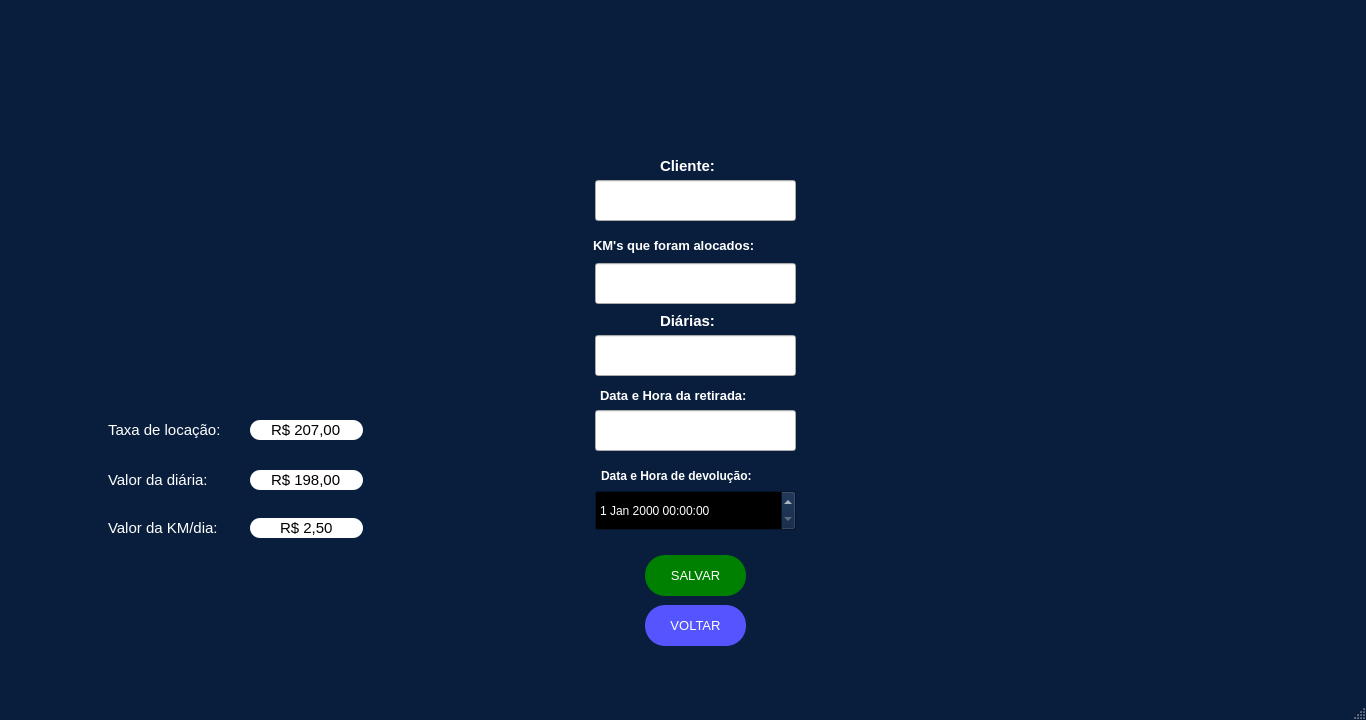
<?xml version="1.0" encoding="UTF-8"?>
<ui version="4.0">
 <class>MainWindow</class>
 <widget class="QMainWindow" name="MainWindow">
  <property name="geometry">
   <rect>
    <x>0</x>
    <y>0</y>
    <width>1366</width>
    <height>720</height>
   </rect>
  </property>
  <property name="minimumSize">
   <size>
    <width>1366</width>
    <height>720</height>
   </size>
  </property>
  <property name="maximumSize">
   <size>
    <width>1366</width>
    <height>720</height>
   </size>
  </property>
  <property name="palette">
   <palette>
    <active>
     <colorrole role="WindowText">
      <brush brushstyle="SolidPattern">
       <color alpha="255">
        <red>255</red>
        <green>255</green>
        <blue>255</blue>
       </color>
      </brush>
     </colorrole>
     <colorrole role="Button">
      <brush brushstyle="SolidPattern">
       <color alpha="255">
        <red>9</red>
        <green>30</green>
        <blue>61</blue>
       </color>
      </brush>
     </colorrole>
     <colorrole role="Light">
      <brush brushstyle="SolidPattern">
       <color alpha="255">
        <red>13</red>
        <green>45</green>
        <blue>91</blue>
       </color>
      </brush>
     </colorrole>
     <colorrole role="Midlight">
      <brush brushstyle="SolidPattern">
       <color alpha="255">
        <red>11</red>
        <green>37</green>
        <blue>76</blue>
       </color>
      </brush>
     </colorrole>
     <colorrole role="Dark">
      <brush brushstyle="SolidPattern">
       <color alpha="255">
        <red>4</red>
        <green>15</green>
        <blue>30</blue>
       </color>
      </brush>
     </colorrole>
     <colorrole role="Mid">
      <brush brushstyle="SolidPattern">
       <color alpha="255">
        <red>6</red>
        <green>20</green>
        <blue>41</blue>
       </color>
      </brush>
     </colorrole>
     <colorrole role="Text">
      <brush brushstyle="SolidPattern">
       <color alpha="255">
        <red>255</red>
        <green>255</green>
        <blue>255</blue>
       </color>
      </brush>
     </colorrole>
     <colorrole role="BrightText">
      <brush brushstyle="SolidPattern">
       <color alpha="255">
        <red>255</red>
        <green>255</green>
        <blue>255</blue>
       </color>
      </brush>
     </colorrole>
     <colorrole role="ButtonText">
      <brush brushstyle="SolidPattern">
       <color alpha="255">
        <red>255</red>
        <green>255</green>
        <blue>255</blue>
       </color>
      </brush>
     </colorrole>
     <colorrole role="Base">
      <brush brushstyle="SolidPattern">
       <color alpha="255">
        <red>0</red>
        <green>0</green>
        <blue>0</blue>
       </color>
      </brush>
     </colorrole>
     <colorrole role="Window">
      <brush brushstyle="SolidPattern">
       <color alpha="255">
        <red>9</red>
        <green>30</green>
        <blue>61</blue>
       </color>
      </brush>
     </colorrole>
     <colorrole role="Shadow">
      <brush brushstyle="SolidPattern">
       <color alpha="255">
        <red>0</red>
        <green>0</green>
        <blue>0</blue>
       </color>
      </brush>
     </colorrole>
     <colorrole role="AlternateBase">
      <brush brushstyle="SolidPattern">
       <color alpha="255">
        <red>4</red>
        <green>15</green>
        <blue>30</blue>
       </color>
      </brush>
     </colorrole>
     <colorrole role="ToolTipBase">
      <brush brushstyle="SolidPattern">
       <color alpha="255">
        <red>255</red>
        <green>255</green>
        <blue>220</blue>
       </color>
      </brush>
     </colorrole>
     <colorrole role="ToolTipText">
      <brush brushstyle="SolidPattern">
       <color alpha="255">
        <red>0</red>
        <green>0</green>
        <blue>0</blue>
       </color>
      </brush>
     </colorrole>
     <colorrole role="PlaceholderText">
      <brush brushstyle="SolidPattern">
       <color alpha="128">
        <red>255</red>
        <green>255</green>
        <blue>255</blue>
       </color>
      </brush>
     </colorrole>
    </active>
    <inactive>
     <colorrole role="WindowText">
      <brush brushstyle="SolidPattern">
       <color alpha="255">
        <red>255</red>
        <green>255</green>
        <blue>255</blue>
       </color>
      </brush>
     </colorrole>
     <colorrole role="Button">
      <brush brushstyle="SolidPattern">
       <color alpha="255">
        <red>9</red>
        <green>30</green>
        <blue>61</blue>
       </color>
      </brush>
     </colorrole>
     <colorrole role="Light">
      <brush brushstyle="SolidPattern">
       <color alpha="255">
        <red>13</red>
        <green>45</green>
        <blue>91</blue>
       </color>
      </brush>
     </colorrole>
     <colorrole role="Midlight">
      <brush brushstyle="SolidPattern">
       <color alpha="255">
        <red>11</red>
        <green>37</green>
        <blue>76</blue>
       </color>
      </brush>
     </colorrole>
     <colorrole role="Dark">
      <brush brushstyle="SolidPattern">
       <color alpha="255">
        <red>4</red>
        <green>15</green>
        <blue>30</blue>
       </color>
      </brush>
     </colorrole>
     <colorrole role="Mid">
      <brush brushstyle="SolidPattern">
       <color alpha="255">
        <red>6</red>
        <green>20</green>
        <blue>41</blue>
       </color>
      </brush>
     </colorrole>
     <colorrole role="Text">
      <brush brushstyle="SolidPattern">
       <color alpha="255">
        <red>255</red>
        <green>255</green>
        <blue>255</blue>
       </color>
      </brush>
     </colorrole>
     <colorrole role="BrightText">
      <brush brushstyle="SolidPattern">
       <color alpha="255">
        <red>255</red>
        <green>255</green>
        <blue>255</blue>
       </color>
      </brush>
     </colorrole>
     <colorrole role="ButtonText">
      <brush brushstyle="SolidPattern">
       <color alpha="255">
        <red>255</red>
        <green>255</green>
        <blue>255</blue>
       </color>
      </brush>
     </colorrole>
     <colorrole role="Base">
      <brush brushstyle="SolidPattern">
       <color alpha="255">
        <red>0</red>
        <green>0</green>
        <blue>0</blue>
       </color>
      </brush>
     </colorrole>
     <colorrole role="Window">
      <brush brushstyle="SolidPattern">
       <color alpha="255">
        <red>9</red>
        <green>30</green>
        <blue>61</blue>
       </color>
      </brush>
     </colorrole>
     <colorrole role="Shadow">
      <brush brushstyle="SolidPattern">
       <color alpha="255">
        <red>0</red>
        <green>0</green>
        <blue>0</blue>
       </color>
      </brush>
     </colorrole>
     <colorrole role="AlternateBase">
      <brush brushstyle="SolidPattern">
       <color alpha="255">
        <red>4</red>
        <green>15</green>
        <blue>30</blue>
       </color>
      </brush>
     </colorrole>
     <colorrole role="ToolTipBase">
      <brush brushstyle="SolidPattern">
       <color alpha="255">
        <red>255</red>
        <green>255</green>
        <blue>220</blue>
       </color>
      </brush>
     </colorrole>
     <colorrole role="ToolTipText">
      <brush brushstyle="SolidPattern">
       <color alpha="255">
        <red>0</red>
        <green>0</green>
        <blue>0</blue>
       </color>
      </brush>
     </colorrole>
     <colorrole role="PlaceholderText">
      <brush brushstyle="SolidPattern">
       <color alpha="128">
        <red>255</red>
        <green>255</green>
        <blue>255</blue>
       </color>
      </brush>
     </colorrole>
    </inactive>
    <disabled>
     <colorrole role="WindowText">
      <brush brushstyle="SolidPattern">
       <color alpha="255">
        <red>4</red>
        <green>15</green>
        <blue>30</blue>
       </color>
      </brush>
     </colorrole>
     <colorrole role="Button">
      <brush brushstyle="SolidPattern">
       <color alpha="255">
        <red>9</red>
        <green>30</green>
        <blue>61</blue>
       </color>
      </brush>
     </colorrole>
     <colorrole role="Light">
      <brush brushstyle="SolidPattern">
       <color alpha="255">
        <red>13</red>
        <green>45</green>
        <blue>91</blue>
       </color>
      </brush>
     </colorrole>
     <colorrole role="Midlight">
      <brush brushstyle="SolidPattern">
       <color alpha="255">
        <red>11</red>
        <green>37</green>
        <blue>76</blue>
       </color>
      </brush>
     </colorrole>
     <colorrole role="Dark">
      <brush brushstyle="SolidPattern">
       <color alpha="255">
        <red>4</red>
        <green>15</green>
        <blue>30</blue>
       </color>
      </brush>
     </colorrole>
     <colorrole role="Mid">
      <brush brushstyle="SolidPattern">
       <color alpha="255">
        <red>6</red>
        <green>20</green>
        <blue>41</blue>
       </color>
      </brush>
     </colorrole>
     <colorrole role="Text">
      <brush brushstyle="SolidPattern">
       <color alpha="255">
        <red>4</red>
        <green>15</green>
        <blue>30</blue>
       </color>
      </brush>
     </colorrole>
     <colorrole role="BrightText">
      <brush brushstyle="SolidPattern">
       <color alpha="255">
        <red>255</red>
        <green>255</green>
        <blue>255</blue>
       </color>
      </brush>
     </colorrole>
     <colorrole role="ButtonText">
      <brush brushstyle="SolidPattern">
       <color alpha="255">
        <red>4</red>
        <green>15</green>
        <blue>30</blue>
       </color>
      </brush>
     </colorrole>
     <colorrole role="Base">
      <brush brushstyle="SolidPattern">
       <color alpha="255">
        <red>9</red>
        <green>30</green>
        <blue>61</blue>
       </color>
      </brush>
     </colorrole>
     <colorrole role="Window">
      <brush brushstyle="SolidPattern">
       <color alpha="255">
        <red>9</red>
        <green>30</green>
        <blue>61</blue>
       </color>
      </brush>
     </colorrole>
     <colorrole role="Shadow">
      <brush brushstyle="SolidPattern">
       <color alpha="255">
        <red>0</red>
        <green>0</green>
        <blue>0</blue>
       </color>
      </brush>
     </colorrole>
     <colorrole role="AlternateBase">
      <brush brushstyle="SolidPattern">
       <color alpha="255">
        <red>9</red>
        <green>30</green>
        <blue>61</blue>
       </color>
      </brush>
     </colorrole>
     <colorrole role="ToolTipBase">
      <brush brushstyle="SolidPattern">
       <color alpha="255">
        <red>255</red>
        <green>255</green>
        <blue>220</blue>
       </color>
      </brush>
     </colorrole>
     <colorrole role="ToolTipText">
      <brush brushstyle="SolidPattern">
       <color alpha="255">
        <red>0</red>
        <green>0</green>
        <blue>0</blue>
       </color>
      </brush>
     </colorrole>
     <colorrole role="PlaceholderText">
      <brush brushstyle="SolidPattern">
       <color alpha="128">
        <red>255</red>
        <green>255</green>
        <blue>255</blue>
       </color>
      </brush>
     </colorrole>
    </disabled>
   </palette>
  </property>
  <property name="windowTitle">
   <string>Long Drive</string>
  </property>
  <property name="windowIcon">
   <iconset>
    <normaloff>../Logos/LOGO4.png</normaloff>../Logos/LOGO4.png</iconset>
  </property>
  <property name="layoutDirection">
   <enum>Qt::LeftToRight</enum>
  </property>
  <widget class="QWidget" name="centralwidget">
   <widget class="QPushButton" name="compasst2">
    <property name="geometry">
     <rect>
      <x>40</x>
      <y>20</y>
      <width>501</width>
      <height>311</height>
     </rect>
    </property>
    <property name="palette">
     <palette>
      <active>
       <colorrole role="WindowText">
        <brush brushstyle="SolidPattern">
         <color alpha="255">
          <red>170</red>
          <green>85</green>
          <blue>0</blue>
         </color>
        </brush>
       </colorrole>
       <colorrole role="Text">
        <brush brushstyle="SolidPattern">
         <color alpha="255">
          <red>0</red>
          <green>0</green>
          <blue>0</blue>
         </color>
        </brush>
       </colorrole>
       <colorrole role="BrightText">
        <brush brushstyle="SolidPattern">
         <color alpha="255">
          <red>203</red>
          <green>255</green>
          <blue>80</blue>
         </color>
        </brush>
       </colorrole>
       <colorrole role="ButtonText">
        <brush brushstyle="SolidPattern">
         <color alpha="255">
          <red>57</red>
          <green>87</green>
          <blue>255</blue>
         </color>
        </brush>
       </colorrole>
       <colorrole role="ToolTipBase">
        <brush brushstyle="SolidPattern">
         <color alpha="255">
          <red>255</red>
          <green>255</green>
          <blue>0</blue>
         </color>
        </brush>
       </colorrole>
       <colorrole role="PlaceholderText">
        <brush brushstyle="SolidPattern">
         <color alpha="128">
          <red>0</red>
          <green>0</green>
          <blue>0</blue>
         </color>
        </brush>
       </colorrole>
      </active>
      <inactive>
       <colorrole role="WindowText">
        <brush brushstyle="SolidPattern">
         <color alpha="255">
          <red>170</red>
          <green>85</green>
          <blue>0</blue>
         </color>
        </brush>
       </colorrole>
       <colorrole role="Text">
        <brush brushstyle="SolidPattern">
         <color alpha="255">
          <red>0</red>
          <green>0</green>
          <blue>0</blue>
         </color>
        </brush>
       </colorrole>
       <colorrole role="BrightText">
        <brush brushstyle="SolidPattern">
         <color alpha="255">
          <red>203</red>
          <green>255</green>
          <blue>80</blue>
         </color>
        </brush>
       </colorrole>
       <colorrole role="ButtonText">
        <brush brushstyle="SolidPattern">
         <color alpha="255">
          <red>57</red>
          <green>87</green>
          <blue>255</blue>
         </color>
        </brush>
       </colorrole>
       <colorrole role="ToolTipBase">
        <brush brushstyle="SolidPattern">
         <color alpha="255">
          <red>255</red>
          <green>255</green>
          <blue>0</blue>
         </color>
        </brush>
       </colorrole>
       <colorrole role="PlaceholderText">
        <brush brushstyle="SolidPattern">
         <color alpha="128">
          <red>0</red>
          <green>0</green>
          <blue>0</blue>
         </color>
        </brush>
       </colorrole>
      </inactive>
      <disabled>
       <colorrole role="WindowText">
        <brush brushstyle="SolidPattern">
         <color alpha="255">
          <red>4</red>
          <green>15</green>
          <blue>30</blue>
         </color>
        </brush>
       </colorrole>
       <colorrole role="Text">
        <brush brushstyle="SolidPattern">
         <color alpha="255">
          <red>120</red>
          <green>120</green>
          <blue>120</blue>
         </color>
        </brush>
       </colorrole>
       <colorrole role="BrightText">
        <brush brushstyle="SolidPattern">
         <color alpha="255">
          <red>203</red>
          <green>255</green>
          <blue>80</blue>
         </color>
        </brush>
       </colorrole>
       <colorrole role="ButtonText">
        <brush brushstyle="SolidPattern">
         <color alpha="255">
          <red>120</red>
          <green>120</green>
          <blue>120</blue>
         </color>
        </brush>
       </colorrole>
       <colorrole role="ToolTipBase">
        <brush brushstyle="SolidPattern">
         <color alpha="255">
          <red>255</red>
          <green>255</green>
          <blue>0</blue>
         </color>
        </brush>
       </colorrole>
       <colorrole role="PlaceholderText">
        <brush brushstyle="SolidPattern">
         <color alpha="128">
          <red>0</red>
          <green>0</green>
          <blue>0</blue>
         </color>
        </brush>
       </colorrole>
      </disabled>
     </palette>
    </property>
    <property name="font">
     <font>
      <family>Arial</family>
      <weight>75</weight>
      <bold>true</bold>
     </font>
    </property>
    <property name="contextMenuPolicy">
     <enum>Qt::CustomContextMenu</enum>
    </property>
    <property name="text">
     <string/>
    </property>
    <property name="icon">
     <iconset>
      <normaloff>../Imagens/5-Compass(T2).png</normaloff>../Imagens/5-Compass(T2).png</iconset>
    </property>
    <property name="iconSize">
     <size>
      <width>492</width>
      <height>456</height>
     </size>
    </property>
    <property name="checkable">
     <bool>false</bool>
    </property>
    <property name="autoRepeat">
     <bool>false</bool>
    </property>
    <property name="autoExclusive">
     <bool>false</bool>
    </property>
    <property name="autoDefault">
     <bool>false</bool>
    </property>
    <property name="default">
     <bool>false</bool>
    </property>
    <property name="flat">
     <bool>true</bool>
    </property>
   </widget>
   <widget class="QLabel" name="logoT4">
    <property name="enabled">
     <bool>true</bool>
    </property>
    <property name="geometry">
     <rect>
      <x>1110</x>
      <y>530</y>
      <width>231</width>
      <height>231</height>
     </rect>
    </property>
    <property name="toolTip">
     <string>&lt;html&gt;&lt;head/&gt;&lt;body&gt;&lt;p align=&quot;center&quot;&gt;&lt;br/&gt;&lt;/p&gt;&lt;/body&gt;&lt;/html&gt;</string>
    </property>
    <property name="whatsThis">
     <string>&lt;html&gt;&lt;head/&gt;&lt;body&gt;&lt;p align=&quot;center&quot;&gt;&lt;br/&gt;&lt;/p&gt;&lt;/body&gt;&lt;/html&gt;</string>
    </property>
    <property name="autoFillBackground">
     <bool>false</bool>
    </property>
    <property name="styleSheet">
     <string notr="true"/>
    </property>
    <property name="text">
     <string/>
    </property>
    <property name="pixmap">
     <pixmap>../Logos/LOGO2.png</pixmap>
    </property>
    <property name="scaledContents">
     <bool>true</bool>
    </property>
    <property name="wordWrap">
     <bool>false</bool>
    </property>
   </widget>
   <widget class="QLabel" name="kmsalocados_2">
    <property name="geometry">
     <rect>
      <x>593</x>
      <y>220</y>
      <width>211</width>
      <height>51</height>
     </rect>
    </property>
    <property name="font">
     <font>
      <family>Arial</family>
      <pointsize>10</pointsize>
      <weight>75</weight>
      <bold>true</bold>
     </font>
    </property>
    <property name="text">
     <string>KM's que foram alocados:</string>
    </property>
   </widget>
   <widget class="QPushButton" name="devolver">
    <property name="geometry">
     <rect>
      <x>645</x>
      <y>555</y>
      <width>101</width>
      <height>41</height>
     </rect>
    </property>
    <property name="palette">
     <palette>
      <active>
       <colorrole role="WindowText">
        <brush brushstyle="SolidPattern">
         <color alpha="255">
          <red>255</red>
          <green>255</green>
          <blue>255</blue>
         </color>
        </brush>
       </colorrole>
       <colorrole role="Button">
        <brush brushstyle="SolidPattern">
         <color alpha="255">
          <red>0</red>
          <green>128</green>
          <blue>0</blue>
         </color>
        </brush>
       </colorrole>
       <colorrole role="Text">
        <brush brushstyle="SolidPattern">
         <color alpha="255">
          <red>255</red>
          <green>255</green>
          <blue>255</blue>
         </color>
        </brush>
       </colorrole>
       <colorrole role="BrightText">
        <brush brushstyle="SolidPattern">
         <color alpha="255">
          <red>203</red>
          <green>255</green>
          <blue>80</blue>
         </color>
        </brush>
       </colorrole>
       <colorrole role="ButtonText">
        <brush brushstyle="SolidPattern">
         <color alpha="255">
          <red>255</red>
          <green>255</green>
          <blue>255</blue>
         </color>
        </brush>
       </colorrole>
       <colorrole role="Base">
        <brush brushstyle="SolidPattern">
         <color alpha="255">
          <red>0</red>
          <green>128</green>
          <blue>0</blue>
         </color>
        </brush>
       </colorrole>
       <colorrole role="Window">
        <brush brushstyle="SolidPattern">
         <color alpha="255">
          <red>0</red>
          <green>128</green>
          <blue>0</blue>
         </color>
        </brush>
       </colorrole>
       <colorrole role="ToolTipBase">
        <brush brushstyle="SolidPattern">
         <color alpha="255">
          <red>255</red>
          <green>255</green>
          <blue>0</blue>
         </color>
        </brush>
       </colorrole>
       <colorrole role="PlaceholderText">
        <brush brushstyle="SolidPattern">
         <color alpha="128">
          <red>0</red>
          <green>0</green>
          <blue>0</blue>
         </color>
        </brush>
       </colorrole>
      </active>
      <inactive>
       <colorrole role="WindowText">
        <brush brushstyle="SolidPattern">
         <color alpha="255">
          <red>255</red>
          <green>255</green>
          <blue>255</blue>
         </color>
        </brush>
       </colorrole>
       <colorrole role="Button">
        <brush brushstyle="SolidPattern">
         <color alpha="255">
          <red>0</red>
          <green>128</green>
          <blue>0</blue>
         </color>
        </brush>
       </colorrole>
       <colorrole role="Text">
        <brush brushstyle="SolidPattern">
         <color alpha="255">
          <red>255</red>
          <green>255</green>
          <blue>255</blue>
         </color>
        </brush>
       </colorrole>
       <colorrole role="BrightText">
        <brush brushstyle="SolidPattern">
         <color alpha="255">
          <red>203</red>
          <green>255</green>
          <blue>80</blue>
         </color>
        </brush>
       </colorrole>
       <colorrole role="ButtonText">
        <brush brushstyle="SolidPattern">
         <color alpha="255">
          <red>255</red>
          <green>255</green>
          <blue>255</blue>
         </color>
        </brush>
       </colorrole>
       <colorrole role="Base">
        <brush brushstyle="SolidPattern">
         <color alpha="255">
          <red>0</red>
          <green>128</green>
          <blue>0</blue>
         </color>
        </brush>
       </colorrole>
       <colorrole role="Window">
        <brush brushstyle="SolidPattern">
         <color alpha="255">
          <red>0</red>
          <green>128</green>
          <blue>0</blue>
         </color>
        </brush>
       </colorrole>
       <colorrole role="ToolTipBase">
        <brush brushstyle="SolidPattern">
         <color alpha="255">
          <red>255</red>
          <green>255</green>
          <blue>0</blue>
         </color>
        </brush>
       </colorrole>
       <colorrole role="PlaceholderText">
        <brush brushstyle="SolidPattern">
         <color alpha="128">
          <red>0</red>
          <green>0</green>
          <blue>0</blue>
         </color>
        </brush>
       </colorrole>
      </inactive>
      <disabled>
       <colorrole role="WindowText">
        <brush brushstyle="SolidPattern">
         <color alpha="255">
          <red>255</red>
          <green>255</green>
          <blue>255</blue>
         </color>
        </brush>
       </colorrole>
       <colorrole role="Button">
        <brush brushstyle="SolidPattern">
         <color alpha="255">
          <red>0</red>
          <green>128</green>
          <blue>0</blue>
         </color>
        </brush>
       </colorrole>
       <colorrole role="Text">
        <brush brushstyle="SolidPattern">
         <color alpha="255">
          <red>255</red>
          <green>255</green>
          <blue>255</blue>
         </color>
        </brush>
       </colorrole>
       <colorrole role="BrightText">
        <brush brushstyle="SolidPattern">
         <color alpha="255">
          <red>203</red>
          <green>255</green>
          <blue>80</blue>
         </color>
        </brush>
       </colorrole>
       <colorrole role="ButtonText">
        <brush brushstyle="SolidPattern">
         <color alpha="255">
          <red>255</red>
          <green>255</green>
          <blue>255</blue>
         </color>
        </brush>
       </colorrole>
       <colorrole role="Base">
        <brush brushstyle="SolidPattern">
         <color alpha="255">
          <red>0</red>
          <green>128</green>
          <blue>0</blue>
         </color>
        </brush>
       </colorrole>
       <colorrole role="Window">
        <brush brushstyle="SolidPattern">
         <color alpha="255">
          <red>0</red>
          <green>128</green>
          <blue>0</blue>
         </color>
        </brush>
       </colorrole>
       <colorrole role="ToolTipBase">
        <brush brushstyle="SolidPattern">
         <color alpha="255">
          <red>255</red>
          <green>255</green>
          <blue>0</blue>
         </color>
        </brush>
       </colorrole>
       <colorrole role="PlaceholderText">
        <brush brushstyle="SolidPattern">
         <color alpha="128">
          <red>0</red>
          <green>0</green>
          <blue>0</blue>
         </color>
        </brush>
       </colorrole>
      </disabled>
     </palette>
    </property>
    <property name="font">
     <font>
      <family>Arial</family>
      <pointsize>10</pointsize>
      <weight>9</weight>
      <italic>false</italic>
      <bold>false</bold>
     </font>
    </property>
    <property name="contextMenuPolicy">
     <enum>Qt::CustomContextMenu</enum>
    </property>
    <property name="styleSheet">
     <string notr="true">QPushButton{
	color:white;
	border-radius:20px;
	background-color: #008000;
	font: 75 10pt &quot;Arial&quot;;
}
QPushButton:hover{
	background-color: #005500;
}</string>
    </property>
    <property name="text">
     <string>SALVAR</string>
    </property>
    <property name="iconSize">
     <size>
      <width>93</width>
      <height>100</height>
     </size>
    </property>
    <property name="checkable">
     <bool>false</bool>
    </property>
    <property name="autoRepeat">
     <bool>false</bool>
    </property>
    <property name="autoExclusive">
     <bool>false</bool>
    </property>
    <property name="autoDefault">
     <bool>false</bool>
    </property>
    <property name="default">
     <bool>false</bool>
    </property>
    <property name="flat">
     <bool>true</bool>
    </property>
   </widget>
   <widget class="QLineEdit" name="data_retirada">
    <property name="geometry">
     <rect>
      <x>595</x>
      <y>410</y>
      <width>201</width>
      <height>41</height>
     </rect>
    </property>
    <property name="styleSheet">
     <string notr="true">color:black;</string>
    </property>
   </widget>
   <widget class="QDateTimeEdit" name="data_devolucao">
    <property name="geometry">
     <rect>
      <x>595</x>
      <y>490</y>
      <width>201</width>
      <height>41</height>
     </rect>
    </property>
    <property name="styleSheet">
     <string notr="true">QDateTime{rgb(0, 0, 0)}</string>
    </property>
   </widget>
   <widget class="QLineEdit" name="nome_cliente">
    <property name="geometry">
     <rect>
      <x>595</x>
      <y>180</y>
      <width>201</width>
      <height>41</height>
     </rect>
    </property>
    <property name="styleSheet">
     <string notr="true">color:black;
</string>
    </property>
    <property name="inputMask">
     <string/>
    </property>
   </widget>
   <widget class="QPushButton" name="voltar_10">
    <property name="geometry">
     <rect>
      <x>645</x>
      <y>605</y>
      <width>101</width>
      <height>41</height>
     </rect>
    </property>
    <property name="palette">
     <palette>
      <active>
       <colorrole role="WindowText">
        <brush brushstyle="SolidPattern">
         <color alpha="255">
          <red>255</red>
          <green>255</green>
          <blue>255</blue>
         </color>
        </brush>
       </colorrole>
       <colorrole role="Button">
        <brush brushstyle="SolidPattern">
         <color alpha="255">
          <red>85</red>
          <green>85</green>
          <blue>255</blue>
         </color>
        </brush>
       </colorrole>
       <colorrole role="Text">
        <brush brushstyle="SolidPattern">
         <color alpha="255">
          <red>255</red>
          <green>255</green>
          <blue>255</blue>
         </color>
        </brush>
       </colorrole>
       <colorrole role="BrightText">
        <brush brushstyle="SolidPattern">
         <color alpha="255">
          <red>203</red>
          <green>255</green>
          <blue>80</blue>
         </color>
        </brush>
       </colorrole>
       <colorrole role="ButtonText">
        <brush brushstyle="SolidPattern">
         <color alpha="255">
          <red>255</red>
          <green>255</green>
          <blue>255</blue>
         </color>
        </brush>
       </colorrole>
       <colorrole role="Base">
        <brush brushstyle="SolidPattern">
         <color alpha="255">
          <red>85</red>
          <green>85</green>
          <blue>255</blue>
         </color>
        </brush>
       </colorrole>
       <colorrole role="Window">
        <brush brushstyle="SolidPattern">
         <color alpha="255">
          <red>85</red>
          <green>85</green>
          <blue>255</blue>
         </color>
        </brush>
       </colorrole>
       <colorrole role="ToolTipBase">
        <brush brushstyle="SolidPattern">
         <color alpha="255">
          <red>255</red>
          <green>255</green>
          <blue>0</blue>
         </color>
        </brush>
       </colorrole>
       <colorrole role="PlaceholderText">
        <brush brushstyle="SolidPattern">
         <color alpha="128">
          <red>0</red>
          <green>0</green>
          <blue>0</blue>
         </color>
        </brush>
       </colorrole>
      </active>
      <inactive>
       <colorrole role="WindowText">
        <brush brushstyle="SolidPattern">
         <color alpha="255">
          <red>255</red>
          <green>255</green>
          <blue>255</blue>
         </color>
        </brush>
       </colorrole>
       <colorrole role="Button">
        <brush brushstyle="SolidPattern">
         <color alpha="255">
          <red>85</red>
          <green>85</green>
          <blue>255</blue>
         </color>
        </brush>
       </colorrole>
       <colorrole role="Text">
        <brush brushstyle="SolidPattern">
         <color alpha="255">
          <red>255</red>
          <green>255</green>
          <blue>255</blue>
         </color>
        </brush>
       </colorrole>
       <colorrole role="BrightText">
        <brush brushstyle="SolidPattern">
         <color alpha="255">
          <red>203</red>
          <green>255</green>
          <blue>80</blue>
         </color>
        </brush>
       </colorrole>
       <colorrole role="ButtonText">
        <brush brushstyle="SolidPattern">
         <color alpha="255">
          <red>255</red>
          <green>255</green>
          <blue>255</blue>
         </color>
        </brush>
       </colorrole>
       <colorrole role="Base">
        <brush brushstyle="SolidPattern">
         <color alpha="255">
          <red>85</red>
          <green>85</green>
          <blue>255</blue>
         </color>
        </brush>
       </colorrole>
       <colorrole role="Window">
        <brush brushstyle="SolidPattern">
         <color alpha="255">
          <red>85</red>
          <green>85</green>
          <blue>255</blue>
         </color>
        </brush>
       </colorrole>
       <colorrole role="ToolTipBase">
        <brush brushstyle="SolidPattern">
         <color alpha="255">
          <red>255</red>
          <green>255</green>
          <blue>0</blue>
         </color>
        </brush>
       </colorrole>
       <colorrole role="PlaceholderText">
        <brush brushstyle="SolidPattern">
         <color alpha="128">
          <red>0</red>
          <green>0</green>
          <blue>0</blue>
         </color>
        </brush>
       </colorrole>
      </inactive>
      <disabled>
       <colorrole role="WindowText">
        <brush brushstyle="SolidPattern">
         <color alpha="255">
          <red>255</red>
          <green>255</green>
          <blue>255</blue>
         </color>
        </brush>
       </colorrole>
       <colorrole role="Button">
        <brush brushstyle="SolidPattern">
         <color alpha="255">
          <red>85</red>
          <green>85</green>
          <blue>255</blue>
         </color>
        </brush>
       </colorrole>
       <colorrole role="Text">
        <brush brushstyle="SolidPattern">
         <color alpha="255">
          <red>255</red>
          <green>255</green>
          <blue>255</blue>
         </color>
        </brush>
       </colorrole>
       <colorrole role="BrightText">
        <brush brushstyle="SolidPattern">
         <color alpha="255">
          <red>203</red>
          <green>255</green>
          <blue>80</blue>
         </color>
        </brush>
       </colorrole>
       <colorrole role="ButtonText">
        <brush brushstyle="SolidPattern">
         <color alpha="255">
          <red>255</red>
          <green>255</green>
          <blue>255</blue>
         </color>
        </brush>
       </colorrole>
       <colorrole role="Base">
        <brush brushstyle="SolidPattern">
         <color alpha="255">
          <red>85</red>
          <green>85</green>
          <blue>255</blue>
         </color>
        </brush>
       </colorrole>
       <colorrole role="Window">
        <brush brushstyle="SolidPattern">
         <color alpha="255">
          <red>85</red>
          <green>85</green>
          <blue>255</blue>
         </color>
        </brush>
       </colorrole>
       <colorrole role="ToolTipBase">
        <brush brushstyle="SolidPattern">
         <color alpha="255">
          <red>255</red>
          <green>255</green>
          <blue>0</blue>
         </color>
        </brush>
       </colorrole>
       <colorrole role="PlaceholderText">
        <brush brushstyle="SolidPattern">
         <color alpha="128">
          <red>0</red>
          <green>0</green>
          <blue>0</blue>
         </color>
        </brush>
       </colorrole>
      </disabled>
     </palette>
    </property>
    <property name="font">
     <font>
      <family>Arial</family>
      <pointsize>10</pointsize>
      <weight>9</weight>
      <italic>false</italic>
      <bold>false</bold>
     </font>
    </property>
    <property name="contextMenuPolicy">
     <enum>Qt::CustomContextMenu</enum>
    </property>
    <property name="styleSheet">
     <string notr="true">QPushButton{
	color:white;
	border-radius:20px;
	background-color: rgb(85, 85, 255);
	font: 75 10pt &quot;Arial&quot;;
}
QPushButton:hover{
	background-color: rgb(10, 10, 127);
}</string>
    </property>
    <property name="text">
     <string>VOLTAR</string>
    </property>
    <property name="iconSize">
     <size>
      <width>93</width>
      <height>100</height>
     </size>
    </property>
    <property name="checkable">
     <bool>false</bool>
    </property>
    <property name="autoRepeat">
     <bool>false</bool>
    </property>
    <property name="autoExclusive">
     <bool>false</bool>
    </property>
    <property name="autoDefault">
     <bool>false</bool>
    </property>
    <property name="default">
     <bool>false</bool>
    </property>
    <property name="flat">
     <bool>true</bool>
    </property>
   </widget>
   <widget class="QLineEdit" name="diariaspace6">
    <property name="geometry">
     <rect>
      <x>595</x>
      <y>335</y>
      <width>201</width>
      <height>41</height>
     </rect>
    </property>
    <property name="font">
     <font>
      <pointsize>8</pointsize>
     </font>
    </property>
    <property name="styleSheet">
     <string notr="true">color:black;</string>
    </property>
   </widget>
   <widget class="QLabel" name="datade_2">
    <property name="geometry">
     <rect>
      <x>601</x>
      <y>450</y>
      <width>201</width>
      <height>51</height>
     </rect>
    </property>
    <property name="font">
     <font>
      <family>Arial</family>
      <pointsize>9</pointsize>
      <weight>75</weight>
      <bold>true</bold>
     </font>
    </property>
    <property name="text">
     <string>Data e Hora de devolução:</string>
    </property>
   </widget>
   <widget class="QLineEdit" name="kmspace">
    <property name="geometry">
     <rect>
      <x>595</x>
      <y>263</y>
      <width>201</width>
      <height>41</height>
     </rect>
    </property>
    <property name="font">
     <font>
      <pointsize>8</pointsize>
     </font>
    </property>
    <property name="styleSheet">
     <string notr="true">color: rgb(0, 0, 0);</string>
    </property>
    <property name="echoMode">
     <enum>QLineEdit::Normal</enum>
    </property>
   </widget>
   <widget class="QLabel" name="diarias6">
    <property name="geometry">
     <rect>
      <x>660</x>
      <y>295</y>
      <width>71</width>
      <height>51</height>
     </rect>
    </property>
    <property name="font">
     <font>
      <family>Arial</family>
      <pointsize>11</pointsize>
      <weight>75</weight>
      <bold>true</bold>
     </font>
    </property>
    <property name="text">
     <string>Diárias:</string>
    </property>
   </widget>
   <widget class="QLabel" name="datare_2">
    <property name="geometry">
     <rect>
      <x>600</x>
      <y>370</y>
      <width>191</width>
      <height>51</height>
     </rect>
    </property>
    <property name="font">
     <font>
      <family>Arial</family>
      <pointsize>10</pointsize>
      <weight>75</weight>
      <bold>true</bold>
     </font>
    </property>
    <property name="text">
     <string>Data e Hora da retirada:</string>
    </property>
   </widget>
   <widget class="QLabel" name="datacli1_2">
    <property name="geometry">
     <rect>
      <x>660</x>
      <y>150</y>
      <width>71</width>
      <height>31</height>
     </rect>
    </property>
    <property name="font">
     <font>
      <family>Arial</family>
      <pointsize>11</pointsize>
      <weight>75</weight>
      <bold>true</bold>
     </font>
    </property>
    <property name="text">
     <string>Cliente:</string>
    </property>
   </widget>
   <widget class="QLabel" name="label_3">
    <property name="geometry">
     <rect>
      <x>108</x>
      <y>510</y>
      <width>141</width>
      <height>36</height>
     </rect>
    </property>
    <property name="font">
     <font>
      <pointsize>11</pointsize>
     </font>
    </property>
    <property name="text">
     <string>Valor da KM/dia:</string>
    </property>
   </widget>
   <widget class="QLabel" name="label_4">
    <property name="geometry">
     <rect>
      <x>108</x>
      <y>462</y>
      <width>141</width>
      <height>36</height>
     </rect>
    </property>
    <property name="font">
     <font>
      <pointsize>11</pointsize>
     </font>
    </property>
    <property name="text">
     <string>Valor da diária:</string>
    </property>
   </widget>
   <widget class="QLineEdit" name="lineEdit_2">
    <property name="geometry">
     <rect>
      <x>250</x>
      <y>420</y>
      <width>113</width>
      <height>20</height>
     </rect>
    </property>
    <property name="font">
     <font>
      <pointsize>11</pointsize>
     </font>
    </property>
    <property name="styleSheet">
     <string notr="true">color:black;
border-radius:10px;
</string>
    </property>
    <property name="text">
     <string>R$ 207,00</string>
    </property>
    <property name="alignment">
     <set>Qt::AlignCenter</set>
    </property>
   </widget>
   <widget class="QLineEdit" name="lineEdit_4">
    <property name="geometry">
     <rect>
      <x>250</x>
      <y>518</y>
      <width>113</width>
      <height>20</height>
     </rect>
    </property>
    <property name="font">
     <font>
      <pointsize>11</pointsize>
     </font>
    </property>
    <property name="styleSheet">
     <string notr="true">border-radius:10px;</string>
    </property>
    <property name="text">
     <string>R$ 2,50</string>
    </property>
    <property name="alignment">
     <set>Qt::AlignCenter</set>
    </property>
   </widget>
   <widget class="QLabel" name="label_2">
    <property name="geometry">
     <rect>
      <x>108</x>
      <y>412</y>
      <width>141</width>
      <height>36</height>
     </rect>
    </property>
    <property name="font">
     <font>
      <pointsize>11</pointsize>
     </font>
    </property>
    <property name="text">
     <string>Taxa de locação:</string>
    </property>
   </widget>
   <widget class="QLineEdit" name="lineEdit_3">
    <property name="geometry">
     <rect>
      <x>250</x>
      <y>470</y>
      <width>113</width>
      <height>20</height>
     </rect>
    </property>
    <property name="font">
     <font>
      <pointsize>11</pointsize>
     </font>
    </property>
    <property name="styleSheet">
     <string notr="true">color:black;
border-radius:10px;</string>
    </property>
    <property name="text">
     <string>R$ 198,00</string>
    </property>
    <property name="alignment">
     <set>Qt::AlignCenter</set>
    </property>
   </widget>
   <zorder>label_2</zorder>
   <zorder>lineEdit_2</zorder>
   <zorder>compasst2</zorder>
   <zorder>logoT4</zorder>
   <zorder>kmsalocados_2</zorder>
   <zorder>devolver</zorder>
   <zorder>data_retirada</zorder>
   <zorder>data_devolucao</zorder>
   <zorder>nome_cliente</zorder>
   <zorder>voltar_10</zorder>
   <zorder>diariaspace6</zorder>
   <zorder>datade_2</zorder>
   <zorder>kmspace</zorder>
   <zorder>diarias6</zorder>
   <zorder>datare_2</zorder>
   <zorder>datacli1_2</zorder>
   <zorder>label_3</zorder>
   <zorder>label_4</zorder>
   <zorder>lineEdit_4</zorder>
   <zorder>lineEdit_3</zorder>
  </widget>
  <widget class="QStatusBar" name="statusbar"/>
 </widget>
 <resources>
  <include location="../ICONES_QTDESIGNER.qrc"/>
 </resources>
 <connections/>
</ui>
